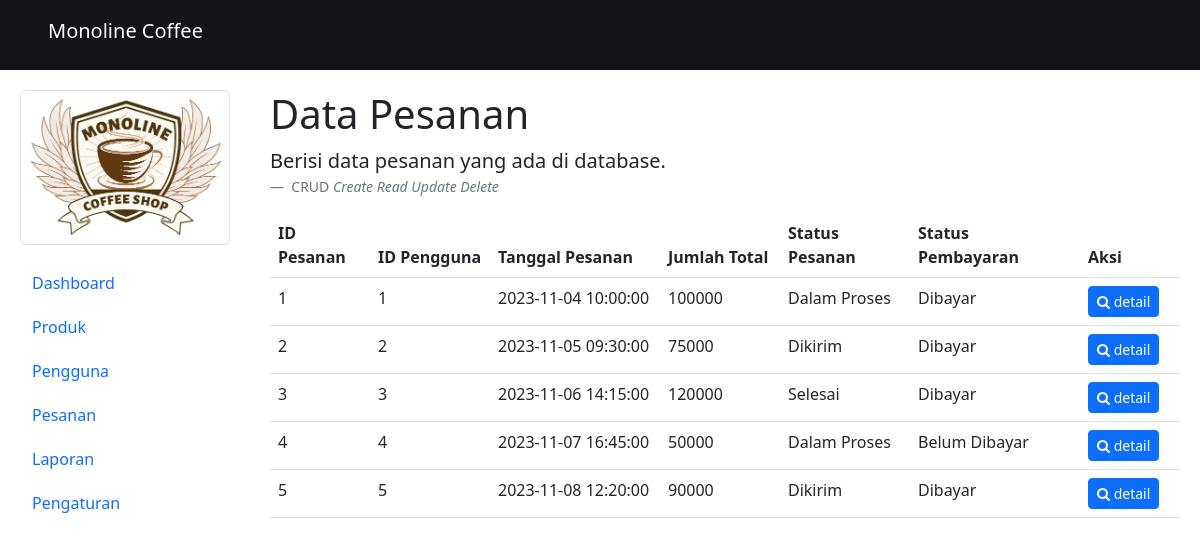
The page /admin/pesanan.php on the database its author committed.
### tables this page shows
CREATE TABLE `tb_pesanan` (
  `id_pesanan` int(11) NOT NULL,
  `id_pengguna` int(11) DEFAULT NULL,
  `alamat_pengiriman` varchar(255) DEFAULT NULL,
  `alamat_penagihan` varchar(255) DEFAULT NULL,
  `tanggal_pesanan` datetime DEFAULT NULL,
  `jumlah_total` int(11) DEFAULT NULL,
  `status_pesanan` varchar(50) DEFAULT NULL,
  `metode_pembayaran` varchar(50) DEFAULT NULL,
  `status_pembayaran` varchar(50) DEFAULT NULL,
  `metode_pengiriman` varchar(50) DEFAULT NULL,
  `nomor_pelacakan` varchar(30) DEFAULT NULL,
  `catatan` text DEFAULT NULL
);

### admin/pesanan.php (the view)
<?php include('header.php'); ?>
        <section class="main">
            <h1 class="">Data Pesanan</h1>
            <figure>
                <blockquote class="blockquote">
                    <p>Berisi data pesanan yang ada di database.</p>
                </blockquote>
                <figcaption class="blockquote-footer">
                    CRUD <cite title="Source Title">Create Read Update Delete</cite>
                </figcaption>
            </figure>
            <div class="table-responsive">
                <table class="table table-hover">
                    <thead>
                        <tr>
                            <th style="min-width: 100px;">ID Pesanan</th>
                            <th style="min-width: 120px;">ID Pengguna</th>
                            <th style="min-width: 170px;">Tanggal Pesanan</th>
                            <th style="min-width: 120px;">Jumlah Total</th>
                            <th style="min-width: 130px;">Status Pesanan</th>
                            <th style="min-width: 170px;">Status Pembayaran</th>
                            <th style="min-width: 100px;">Aksi</th>
                        </tr>
                    </thead>
                    <tbody>
                        <?php
                            $query = mysqli_query($koneksi, "SELECT * FROM tb_pesanan");
                            while($data = mysqli_fetch_assoc($query)){
                        ?>
                            <tr>
                                <td>
                                    <?php echo $data['id_pesanan']; ?>
                                </td>
                                <td>
                                    <?php echo $data['id_pengguna']; ?>
                                </td>
                                <td>
                                    <?php echo $data['tanggal_pesanan']; ?>
                                </td>
                                <td>
                                    <?php echo $data['jumlah_total']; ?>
                                </td>
                                <td>
                                    <?php echo $data['status_pesanan']; ?>
                                </td>
                                <td>
                                    <?php echo $data['status_pembayaran']; ?>
                                </td>
                                <td>
                                    <a href="detail-pesanan.php?detail-pesanan=<?php echo $data['id_pesanan']; ?>" type="button" class="btn btn-primary btn-sm">
                                        <i class="fa fa-search"></i>
                                        detail
                                    </a>
                                </td>
                            </tr>
                        <?php
                            }
                        ?>
                    </tbody>
                </table>
            </div>
        </section>
<?php include('footer.php'); ?>

### admin/header.php (style rules this page uses)
:root { --main-color: #d3ad7f; --black: #13131a; --white: #fff; }
* { margin: 0; padding: 0; box-sizing: border-box; transition: .2s linear; }
.main { grid-area: main; padding: 20px; background: var(--white); overflow: auto; }

### rows shown on the page
tb_pesanan: id_pesanan "1", id_pengguna "1", tanggal_pesanan "2023-11-04 10:00:00", jumlah_total "100000", status_pesanan "Dalam Proses", status_pembayaran "Dibayar"
tb_pesanan: id_pesanan "2", id_pengguna "2", tanggal_pesanan "2023-11-05 09:30:00", jumlah_total "75000", status_pesanan "Dikirim", status_pembayaran "Dibayar"
tb_pesanan: id_pesanan "3", id_pengguna "3", tanggal_pesanan "2023-11-06 14:15:00", jumlah_total "120000", status_pesanan "Selesai", status_pembayaran "Dibayar"
tb_pesanan: id_pesanan "4", id_pengguna "4", tanggal_pesanan "2023-11-07 16:45:00", jumlah_total "50000", status_pesanan "Dalam Proses", status_pembayaran "Belum Dibayar"
tb_pesanan: id_pesanan "5", id_pengguna "5", tanggal_pesanan "2023-11-08 12:20:00", jumlah_total "90000", status_pesanan "Dikirim", status_pembayaran "Dibayar"
